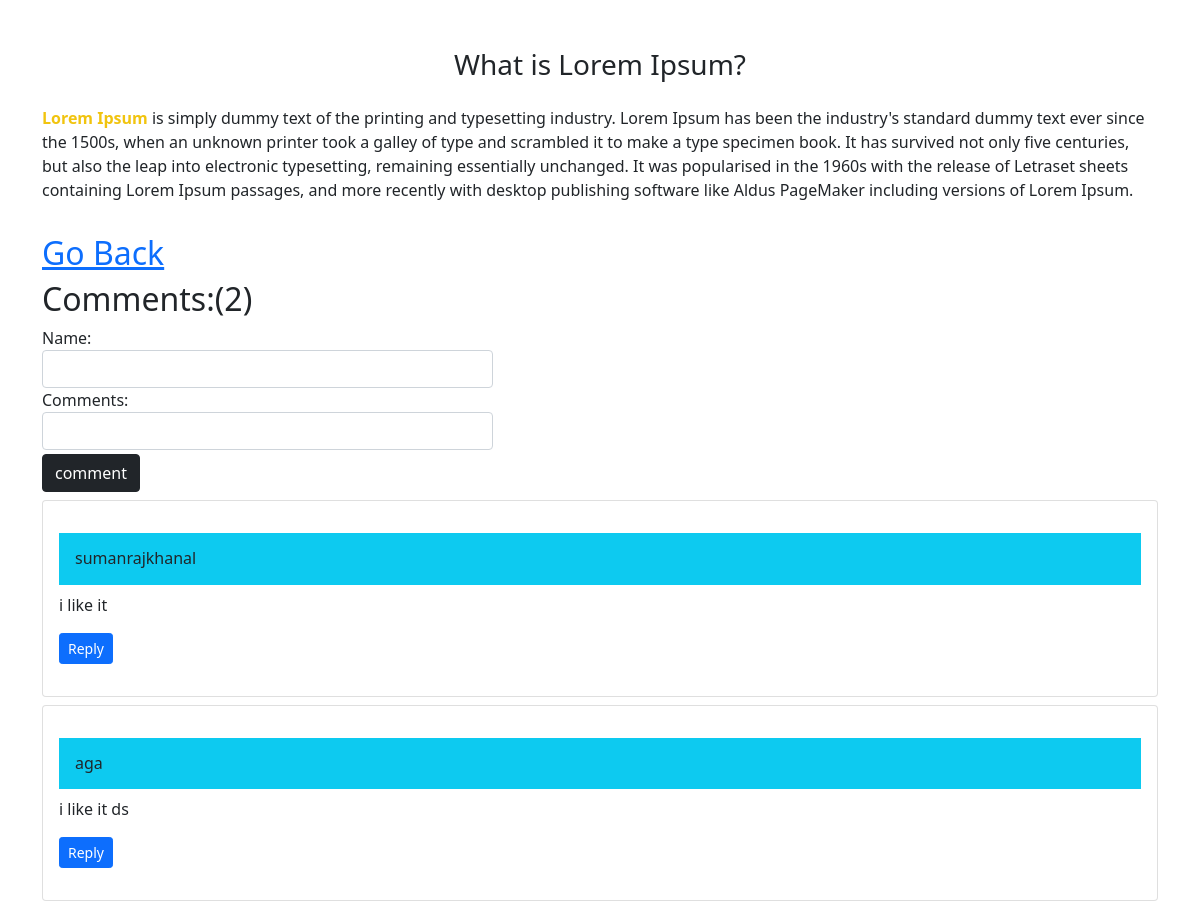
Page /singlepost/1/ on the committed database.
### comment/models.py (models this page shows)
class Post(models.Model):
    title = models.CharField(max_length=100)
    description =  RichTextField()

class Comment(models.Model):
    id = models.AutoField(primary_key=True)
    comments = models.TextField()
    name = models.CharField(max_length=100)
    post = models.ForeignKey(Post,on_delete=models.CASCADE)
    parent = models.ForeignKey('self', on_delete=models.CASCADE, null=True)
    time = models.DateTimeField(auto_now=True)

### comment/views.py (the view)
# urls.py: path('singlepost/<int:id>/',singlePost,name="singlepost"),
def singlePost(request,id):
    data = Post.objects.get(id=id)
    if request.method == 'POST':
        form = CommentForm(request.POST)
        ids = request.POST.get('hidden')
        print("suman raj khanal")
        print(ids)
        if ids == "":
            if form.is_valid():
                name = form.cleaned_data['name']
                comments = form.cleaned_data['comments']
                dt = Comment(name=name,comments=comments,post = data)
                dt.save()
                return HttpResponseRedirect(f'/singlepost/{id}/')
        else:
            if form.is_valid():
                name = form.cleaned_data['name']
                comments = form.cleaned_data['comments']
                parent = Comment.objects.get(id=ids)
                dt = Comment(name=name,comments=comments,post = data,parent=parent)
                dt.save()
                return HttpResponseRedirect(f'/singlepost/{id}/')
    else:
        form = CommentForm()
        comment = Comment.objects.filter(post = data, parent=None)
        replies = Comment.objects.filter(post = data).exclude(parent=None)
        print('suman raj khanal')
        number = len(comment)
        print(replies)
    return render(request,'html/singlePost.html',{'data':data,'form':CommentForm,'comment':comment,'count':number,'reply':replies})

### comment/templates/html/singlePost.html (shortened to what this page needs)
{% extends 'html/core.html' %}
{% block content %}
<div class="container mt-5">
<div class="row">
<div class="h3 text-center">{{data.title}}</div>
<p>
{{data.description |safe}}
</p>
<h2><a href="{% url 'allpost' %}" > Go Back</a></h2>
</div>
<h2>Comments:({{count}})</h2>
<div class="row">
<div class="col-md-5">
<form action="" method="post">
{{form}}
<input type="submit" value="comment" class="btn btn-dark mt-1">
</form>
</div>
</div>
{% for cm in comment %}
<div class="card p-3 mt-2 mb-1">
<h6 class="bg-info p-3 mt-3">
{{cm.name}}
</h6>
<p>
{{cm.comments}}
</p>
<div class="reply">
<p>
  <button class="btn btn-primary btn-sm" type="button" data-bs-toggle="collapse" data-bs-target="#reply{{cm.id}}" aria-expanded="false" aria-controls="collapseExample">
    Reply
  </button>
</p>
</div>
</div>
{% endfor %}
</div>
{% endblock content %}

### comment/templates/html/core.html (shortened to what this page needs)
<!doctype html>
<html lang="en">
  <head>
    <link href="https://cdn.jsdelivr.net/npm/bootstrap@5.1.0/dist/css/bootstrap.min.css" rel="stylesheet">
  </head>
  <body>
    {% block content %}{% endblock content %}
  </body>
</html>

### rows in the picture
Post: title "What is Lorem Ipsum?", description "Lorem Ipsum is simply dummy text of the printing and typesetting industry. Lorem Ipsum has been the industry's standard dummy text ever since the 1500s, when an unknown printer took a galley of type and scrambled it to make a type specimen book. It has survived not only five centuries, but also the leap into electronic typesetting, remaining essentially unchanged. It was popularised in the 1960s with the release of Letraset sheets containing Lorem Ipsum passages, and more recently with desktop publishing software like Aldus PageMaker including versions of Lorem Ipsum."
Comment: name "sumanrajkhanal", comments "i like it"
Comment: name "aga", comments "i like it ds"

### other values in the picture
{{ count }} "2"
